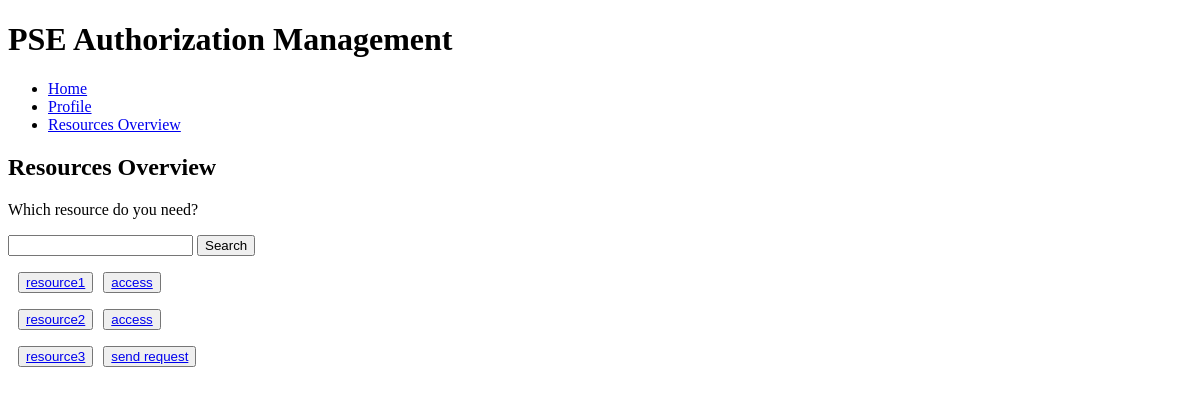
Page /resources-overview/ (signed in) on the committed database.
### AuthorizationManagement/models.py (models this page shows, shortened)
class Resource(models.Model):
    type = models.CharField(max_length=50, default = 'default_type')
    name = models.CharField(max_length=150, default = 'default_name')
    description = models.CharField(max_length=250, default = 'default_description')
    creationDate = models.DateTimeField(default=datetime.now, blank=True)
    readers = models.ManyToManyField(CustomUser, related_name= 'reader')
    owners = models.ManyToManyField(Owner, related_name= 'owner')
    link = models.FileField(null=True)

### AuthorizationManagement/views.py (the view)
# urls.py: re_path(r'^resources-overview/$', views.ResourcesOverview.as_view(), name='resource-overview'),
@method_decorator(login_required, name='dispatch')
class ResourcesOverview(generic.ListView):
    model = Resource.objects.all()
    template_name = 'AuthorizationManagement/resources-overview.html'
    context_object_name = "resources_list"
    paginate_by = 5
    canAccess = Resource.objects.none()
    requested_resources=Resource.objects.none()
    def get_queryset(self):
        return self.model
    def get_context_data(self, **kwargs):
        context = super(ResourcesOverview, self).get_context_data(**kwargs)
        context['query_pagination_string'] = ''
        context['can_access'] = self.request.user.reader.filter(id__in=self.model)
        context['requested_resources'] = Resource.objects.filter(
            id__in=AccessRequest.objects.filter(sender=self.request.user).values('resource_id'))
        return context

### AuthorizationManagement/templates/AuthorizationManagement/resources-overview.html (shortened to what this page needs)
{% extends "AuthorizationManagement/base.html" %}
{% block body %}
	<h2>Resources Overview</h2>
	<p>Which resource do you need?</p>
	<form action="/resources-overview/search" method="get">
		<input type="text" name="q">
		<input type="submit" value="Search">
	</form>
	{% if resources_list %}
	        {% for res in resources_list %}
		            <p>
					<button style="margin-left:10px; float:left;">
					<a href="#{{res.pk}}"> {{res.name}} </a>
					</button>
						{% load static %}
						<link rel="stylesheet" type="text/css" href="{% static 'AuthorizationManagement/css/info.css' %}" />
	           {% if res in can_access %}
				      <button style="margin-left:10px;">
					       <a href="../resources/{{res.name}}.txt"download>access</a>
					  </button>
			   {% elif res in requested_resources %}
						{% load static %}
				{% else %}
					 <button style="float:left; margin-left:10px;">
				      <a href="#send-request-{{res.pk}}" > send request </a>
					  </button>
						<br>
						{% load static %}
						<link rel="stylesheet" type="text/css" href="{% static 'AuthorizationManagement/css/send_req.css' %}" />
			   {% endif %}
               </p>
      {% endfor %}
{% else %}
    <p>No Resources matched your search criteria.</p>
{% endif %}
{% endblock %}

### rows in the picture
Resource: name "resource1"
Resource: name "resource2"
Resource: name "resource3"
